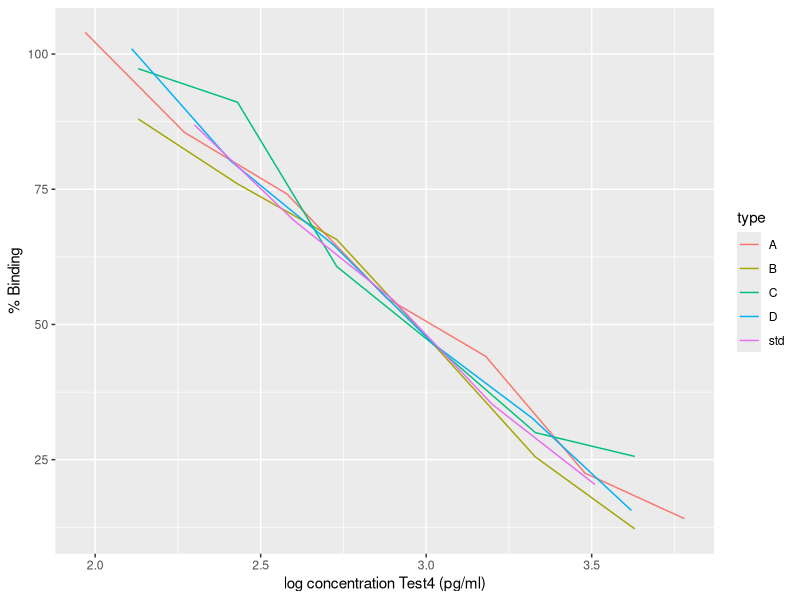

The R source for this figure:
## ---- chunk 1

df <- read.csv("test4_parallelism.csv")
head(df)

# running stats on interaction between concentrations
library(lme4)
library(ggplot2)

mod.par <- lm(df$bind ~ df$log.fake.conc * df$type)
summary(mod.par)

# plotting parallelism
ggplot(df, aes(x = log.fake.conc, y = bind, color = type)) +
  geom_line() +
# adding axis labels
  labs(y="% Binding", x = "log concentration Test4 (pg/ml)")

